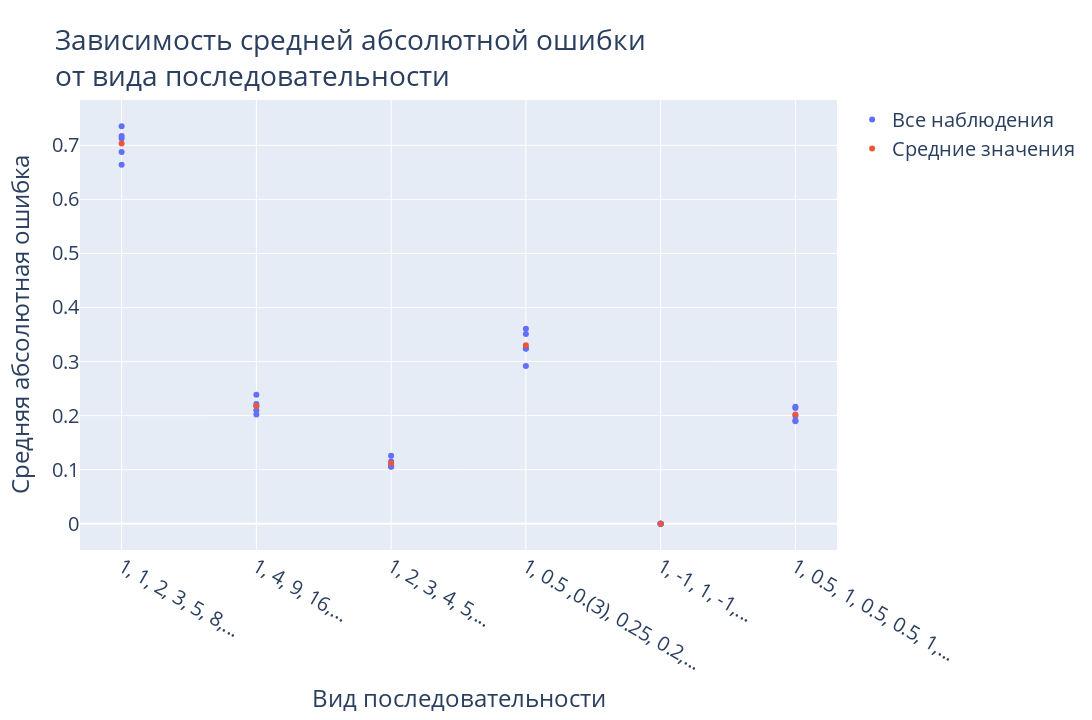

The notebook cell this image was saved under:
### Code cell
# Построение графика
fig = go.Figure()
fig.add_trace(
    go.Scatter(x=all_sequences, y=all_mapes, name="Все наблюдения", mode="markers")
)
fig.add_trace(
    go.Scatter(x=list(sequence_generators.keys()), y=mapes_mean, name="Средние значения", mode="markers")
)
fig.update_layout(
    title="Зависимость средней абсолютной ошибки<br>от вида последовательности",
    font=dict(size=20),
    xaxis=dict(title="Вид последовательности"),
    yaxis=dict(title="Средняя абсолютная ошибка"),
    width=1280,
    height=720
)
fig.show()

### Figure 1 — Plotly figure (JSON) as saved in the notebook; plotly's stock layout.template omitted (floating-point values rounded to 4 significant figures)
{"data": [{"mode": "markers", "name": "Все наблюдения", "type": "scatter", "x": ["1, 1, 2, 3, 5, 8,...", "1, 1, 2, 3, 5, 8,...", "1, 1, 2, 3, 5, 8,...", "1, 1, 2, 3, 5, 8,...", "1, 1, 2, 3, 5, 8,...", "1, 4, 9, 16,...", "1, 4, 9, 16,...", "1, 4, 9, 16,...", "1, 4, 9, 16,...", "1, 4, 9, 16,...", "1, 2, 3, 4, 5,...", "1, 2, 3, 4, 5,...", "1, 2, 3, 4, 5,...", "1, 2, 3, 4, 5,...", "1, 2, 3, 4, 5,...", "1, 0.5 ,0.(3), 0.25, 0.2,...", "1, 0.5 ,0.(3), 0.25, 0.2,...", "1, 0.5 ,0.(3), 0.25, 0.2,...", "1, 0.5 ,0.(3), 0.25, 0.2,...", "1, 0.5 ,0.(3), 0.25, 0.2,...", "1, -1, 1, -1,...", "1, -1, 1, -1,...", "1, -1, 1, -1,...", "1, -1, 1, -1,...", "1, -1, 1, -1,...", "1, 0.5, 1, 0.5, 0.5, 1,...", "1, 0.5, 1, 0.5, 0.5, 1,...", "1, 0.5, 1, 0.5, 0.5, 1,...", "1, 0.5, 1, 0.5, 0.5, 1,...", "1, 0.5, 1, 0.5, 0.5, 1,..."], "y": [0.7174, 0.6641, 0.7352, 0.6877, 0.7124, 0.2388, 0.202, 0.2216, 0.2097, 0.2176, 0.1152, 0.1258, 0.1071, 0.1052, 0.1058, 0.2918, 0.3236, 0.3248, 0.351, 0.3607, 1.331e-06, 2.166e-06, 1.629e-06, 4.172e-07, 1.093e-06, 0.1912, 0.1897, 0.2142, 0.2166, 0.1995]}, {"mode": "markers", "name": "Средние значения", "type": "scatter", "x": ["1, 1, 2, 3, 5, 8,...", "1, 4, 9, 16,...", "1, 2, 3, 4, 5,...", "1, 0.5 ,0.(3), 0.25, 0.2,...", "1, -1, 1, -1,...", "1, 0.5, 1, 0.5, 0.5, 1,..."], "y": [0.7034, 0.2179, 0.1118, 0.3304, 1.327e-06, 0.2022]}], "layout": {"font": {"size": 20}, "height": 720, "title": {"text": "Зависимость средней абсолютной ошибки<br>от вида последовательности"}, "width": 1280, "xaxis": {"title": {"text": "Вид последовательности"}}, "yaxis": {"title": {"text": "Средняя абсолютная ошибка"}}}}
